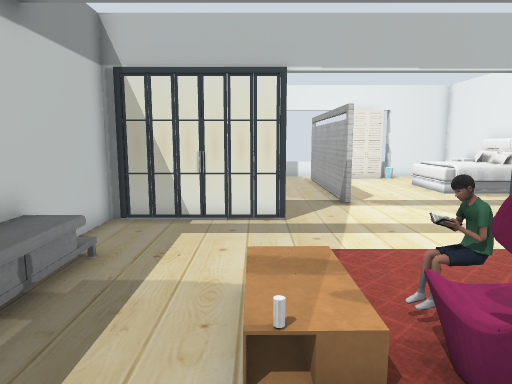
View 1 (above)

18 first-person views from a walk through a robot-simulator world made for Gazebo. The camera is 1.2 m above the floor, tilts 8° down and sees 70° across. The floor is counted in squares, 0.5 m on a side. Each view is taken from the middle of a square. On the plan, view 1 faces up. The plan holds only what a view shows up to about 20 squares ahead; the rest is blank. Some stock models are drawn as simple stand-ins. Some surface patterns are stand-ins.

View 2
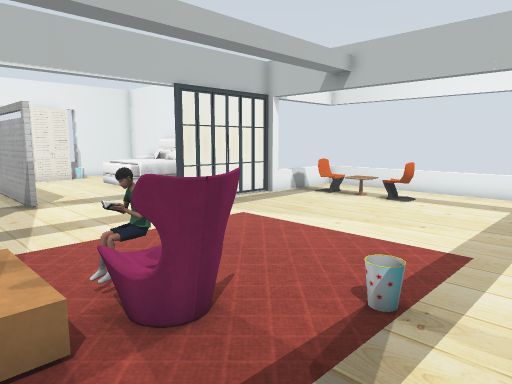

View 3
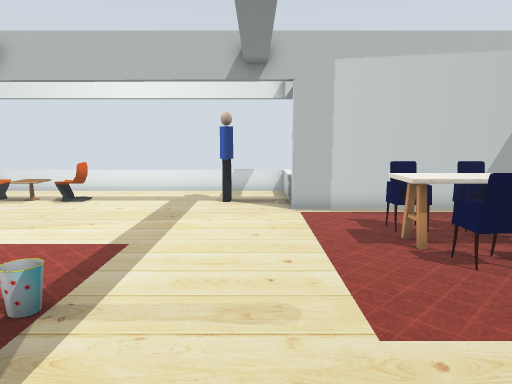

View 4
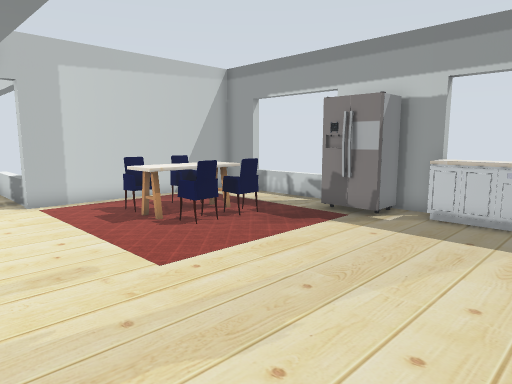

View 5
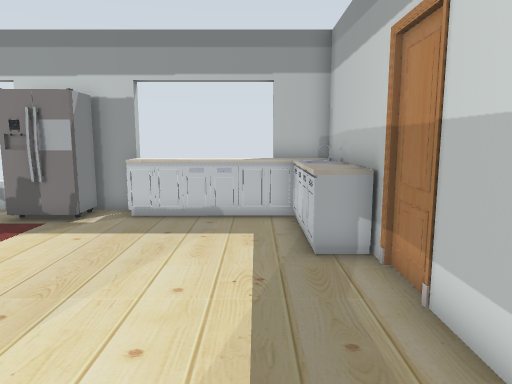

View 6
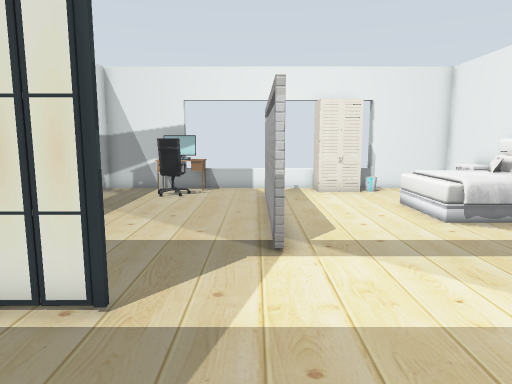

View 7
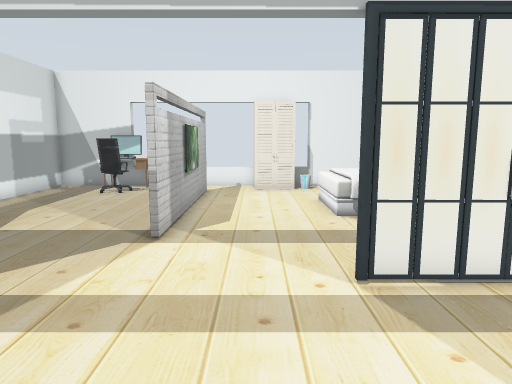

View 8
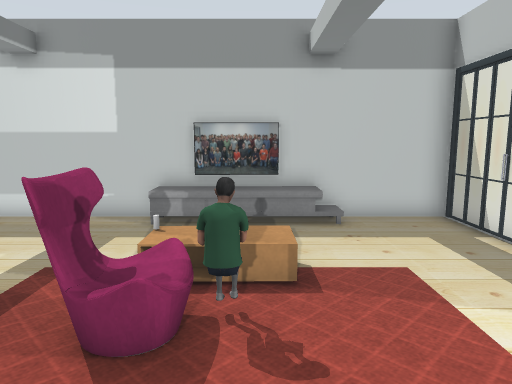

View 9
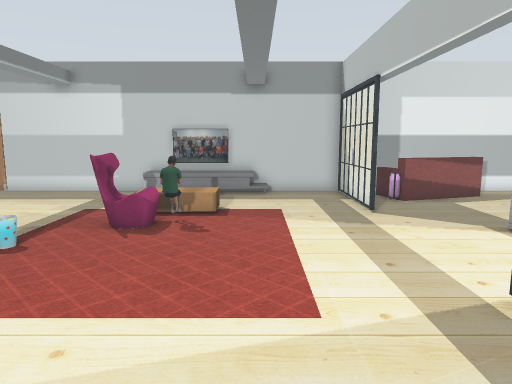

View 10
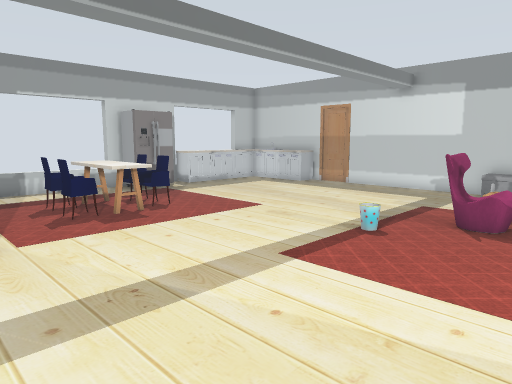

View 11
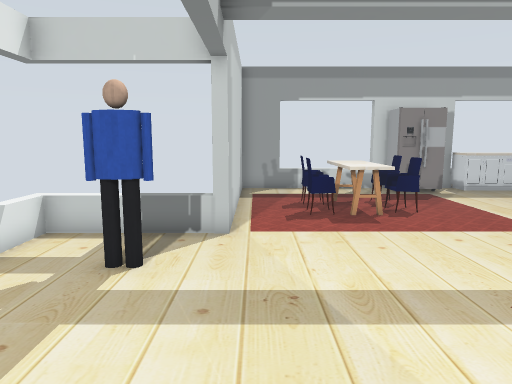

View 12
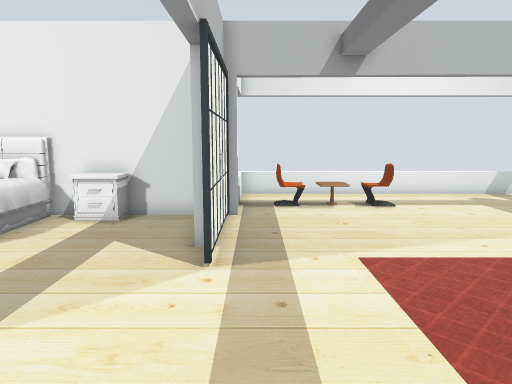

View 13
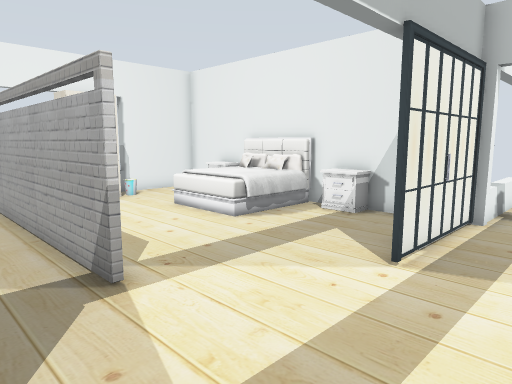

View 14
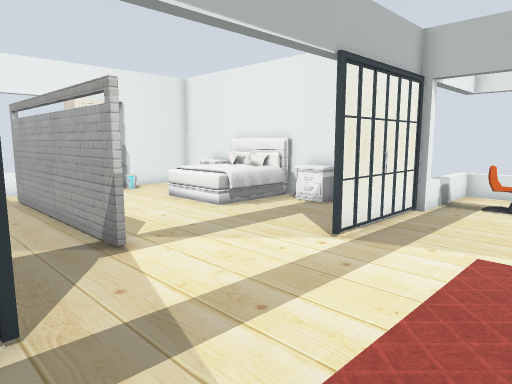

View 15
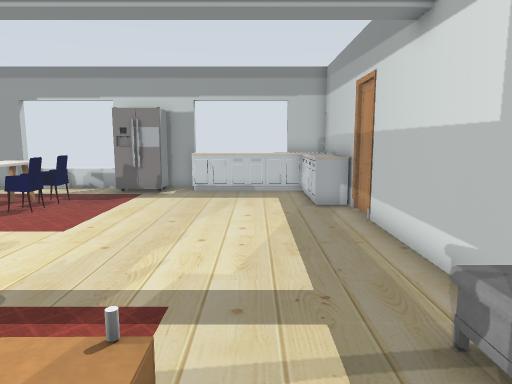

View 16
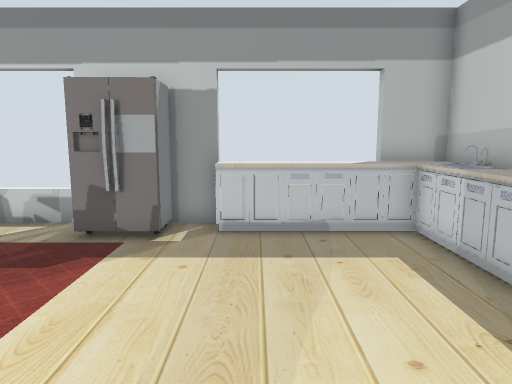

View 17
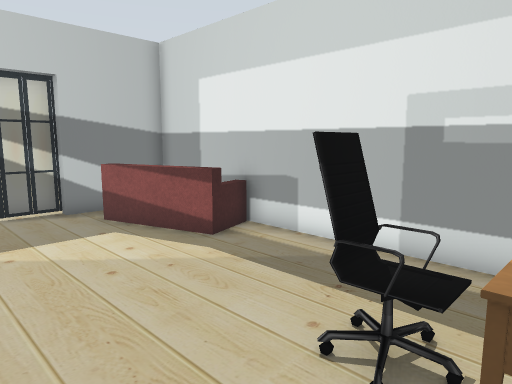

View 18
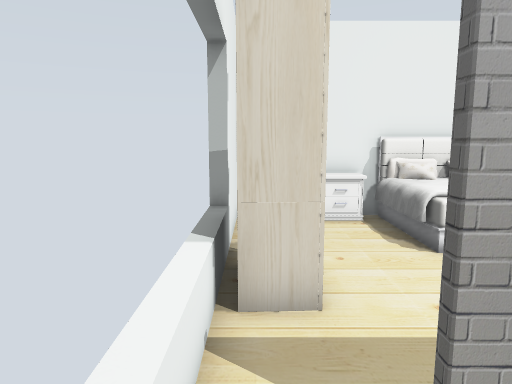

### Floor plan
Key: @ floor where view 1 was taken; # wall or solid block; . floor; = window, fence, low wall or low ledge; B bed; L door leaf; C TV cabinet; T coffee table; P person; S sofa; W white cylinder; H chair; A table; I bin; K kitchen table; F fridge; E kitchen cabinet; M monitor; R wardrobe; G office chair; N nightstand; J TV.
Columns run from 5 left of view 1 to 18 right of it. Each row starts with its distance up from view 1.
 25 #######=======#####
 24 #..MMM.....RRI... #
 23 #...G......RRII.  #
 22 #...GG...#.......N#
 21 #........#.......N#
 20 #........#....BBBB#
 19 #........#....BBBB#
 18 #........#....BBBB#
 17 #........#....BBBB#
 16 #SS......#........#
 15 # SS.....#.......N#
 14 #  S.....#.......N#
 13 # SS..............#
 12 #  ...............#
 11 ###L#LL......L#L###=====
 10 #......................=
  9 #...................H..=
  8 #...................H..=
  7 #C....       ......AA..=
  6 #J....  .    .......H..=
  5 #J...TT P  .........H..=
  4 #JC..TTSP    ..........=
  3 #JC..WTSS    ..........=
  2 #CC...       ..........=
  1 #.........I............=
  0 #....@.................=
 -1 #..................PP..=
 -2 #......................=
 -3 #......................=
 -4 #.........       .#=====
 -5 #.........       .#
 -6 L.........  HKHH .#
 -7 #.........  HKK  .#
 -8 #EE.......  HKHH .#
 -9 #EE.......   KK  .#
-10 #EE..........    .#
-11 #EE......FF.......#
-12 #EEEEEEE.FF.......#
-13 ############====###

Where each view was taken, in squares from view 1:
view 1: 0 up, 0 right, facing up
view 2: 1 down, 0 right, facing up-right
view 3: 2 down, 0 right, facing right
view 4: 0 up, 2 left, facing down-right
view 5: 0 up, 2 left, facing down
view 6: 6 up, 3 right, facing up
view 7: 5 up, 6 right, facing up
view 8: 5 up, 7 right, facing left
view 9: 7 up, 13 right, facing left
view 10: 6 up, 14 right, facing down-left
view 11: 6 up, 12 right, facing down
view 12: 10 up, 1 right, facing right
view 13: 8 up, 1 right, facing up-right
view 14: 6 up, 0 right, facing up-right
view 15: 6 up, 1 left, facing down
view 16: 2 down, 1 right, facing down
view 17: 24 up, 3 right, facing down-left
view 18: 24 up, 1 right, facing right
